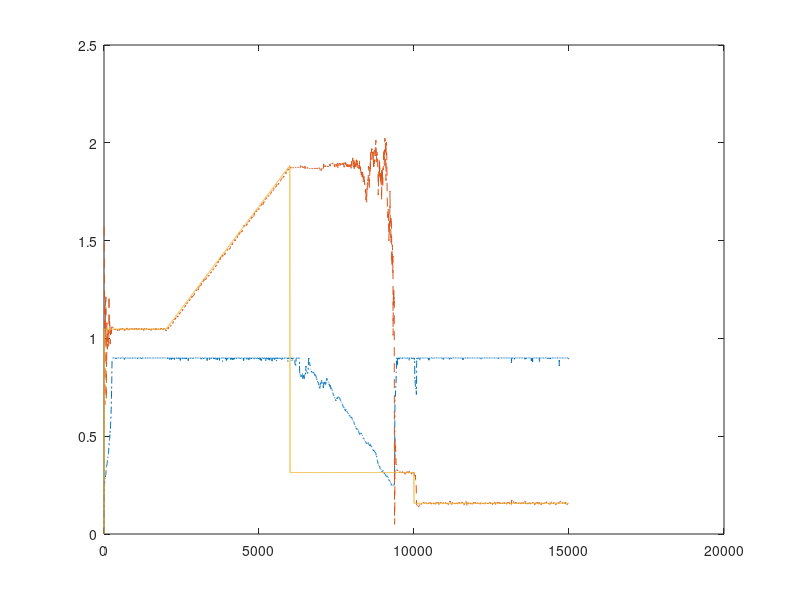

The MATLAB script that drew this image:
%This program implement the LMS ALE, using Algorithm 2
%of Chapter 10 (Table 10.3).
%
%
%All parameters are specifically set to obtain Fig. 10.9b.
%The parameters may be changed to simulate other scenarios
%by editing the program.
%
%The variables names follow those in the text.
%The letter "v" has been added to indicate vectors.
%
%
% Last updated on April 28, 1998
%

itn=15000;
u=zeros(size(1:itn));
y=[0 0 0];
alpha=y;
beta=y;
e=y;
s=0.25;
theta=pi/2;
mus=0.001;
muthta=0.1;
sv2=zeros(size(1:itn));
wv2=sv2;
thetav2=sv2;
thetao=pi/3;
dthetao=0;
thetaok=0;
for k=2:itn
	if k==2000
		dthetao=pi/15000
	end
	if k==6000
		dthetao=0
		thetao=pi/10
	end
	if k==10000
		thetao=pi/20
	end
	thetao=thetao+dthetao;
	thetaok=thetaok+thetao;
	if thetaok>2*pi
		thetaok=thetaok-2*pi;
	end
	w=cos(theta);
	u(k+1)=sin(thetaok)+0.707*randn; %rndu(k);
	alpha(2:3)=alpha(1:2);
	beta(2:3)=beta(1:2);
	e(2:3)=e(1:2);
	y(2:3)=y(1:2);
	y(1)=(1+s)*w*y(2)-s*y(3)+(1-s)*(w*u(k)-u(k-1));
	e(1)=u(k+1)-y(1);
	alpha(1)=(1+s)*w*alpha(2)-s*alpha(3)-sin(theta)*((1+s)*y(2)+(1-s)*u(k));
	theta=theta+muthta*(1-s)^3*e(1)*alpha(1);
	if theta<0.05
		theta=0.05;
	end
	beta(1)=(1+s)*w*beta(2)-s*beta(3)-(w*e(2)-e(3));
	s=s+(mus/(1-s)^2)*(y(1)*y(1)+(1-s*s)*y(1)*beta(1));
	if s<0.25
		s=0.25;
	elseif s>0.9
		s=0.9;
	end
	sv2(k)=s;
	wv2(k)=w;
	thetav2(k)=thetao;
end
nn=[1:5:itn];
plot(nn,sv2(nn),'-.',nn,acos(wv2(nn)),'--',nn,thetav2(nn),'-')

